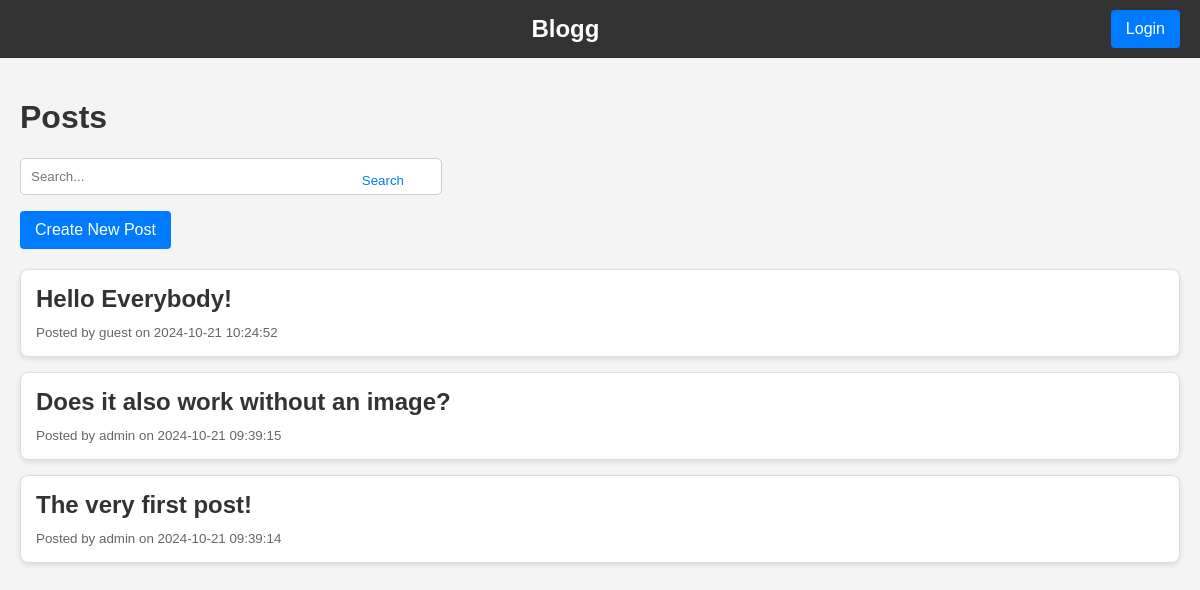
Before: / with the older database file.
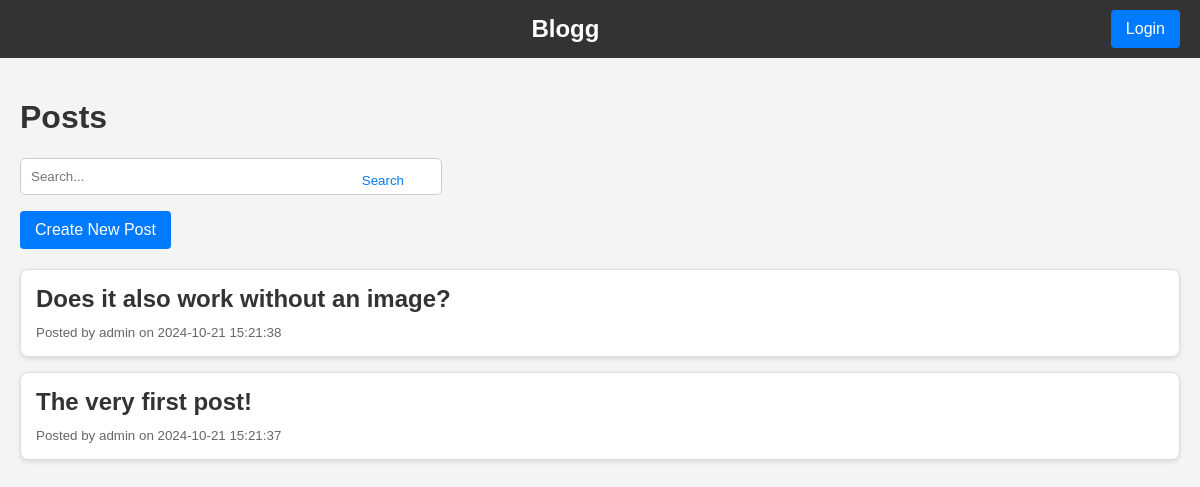
After: the same page with the newer database file.
### tables this page shows
CREATE TABLE posts (
    id INTEGER PRIMARY KEY AUTOINCREMENT,
    title TEXT NOT NULL,
    content TEXT NOT NULL,
    image TEXT,
    created TIMESTAMP NOT NULL DEFAULT CURRENT_TIMESTAMP,
    user_id INTEGER,
    FOREIGN KEY(user_id) REFERENCES users(id)
);

CREATE TABLE users (
    id INTEGER PRIMARY KEY AUTOINCREMENT,
    username TEXT NOT NULL,
    password TEXT NOT NULL,
    is_admin BOOLEAN NOT NULL DEFAULT 0,
    created TIMESTAMP NOT NULL DEFAULT CURRENT_TIMESTAMP
);

### app/app.py (the view)
@app.route('/')
def index():
    posts = get_all_posts()
    return render_template('index.html', posts=posts)

### app/app.py (called while the page is built)
def get_db_connection():
    conn = sqlite3.connect(DATABASE)
    conn.row_factory = sqlite3.Row
    return conn

def get_all_posts():
    conn = get_db_connection()
    posts = conn.execute('''
        SELECT posts.id, posts.title, posts.content, posts.created, users.username
        FROM posts
        JOIN users ON posts.user_id = users.id
        ORDER BY posts.created DESC
    ''').fetchall()
    conn.close()
    return posts

### app/templates/index.html (shortened to what this page needs)
<!DOCTYPE html>
<html lang="en">
<head>
    <link rel="stylesheet" href="{{ url_for('static', filename='styles.css') }}">
</head>
<body>
    <div id="header-bar">
        <nav>
            <div id="logo">
                <a href="{{ url_for('index') }}">Blogg</a>
            </div>
            <div id="login-button-container">
                {% if 'username' in session %}
                    <span class="username-display">{{ session['username'] }}</span>
                    <a href="{{ url_for('logout') }}" class="btn">Logout</a>
                {% else %}
                    <a href="{{ url_for('login') }}" class="btn">Login</a>
                {% endif %}
            </div>
        </nav>
    </div>
    <div id="posts-section">
        <h1>Posts</h1>
        <div class="search-container">
            <form action="{{ url_for('search') }}" method="get" class="search-container">
                <input type="text" name="search_term" class="search-input" placeholder="Search...">
                <button type="submit" class="search-btn">Search</button>
            </form>
        </div>
        <div id="create-post-button">
            <a href="{{ url_for('create') }}" class="btn">Create New Post</a>
        </div>
        <div class="posts-container">
            {% for post in posts %}
                <div class="post-card">
                    <a href="{{ url_for('post', post_id=post['id']) }}">
                        <h2>{{ post['title'] }}</h2>
                        <small>Posted by {{ post['username'] }} on {{ post['created'] }}</small>
                    </a>
                </div>
            {% endfor %}
        </div>
    </div>
</body>
</html>

Changed rows visible on the page:
removed posts: title "Hello Everybody!", username "guest", created "2024-10-21 10:24:52"
changed posts "Does it also work without an image?": created "2024-10-21 09:39:15" → "2024-10-21 15:21:38"
changed posts "The very first post!": created "2024-10-21 09:39:14" → "2024-10-21 15:21:37"
